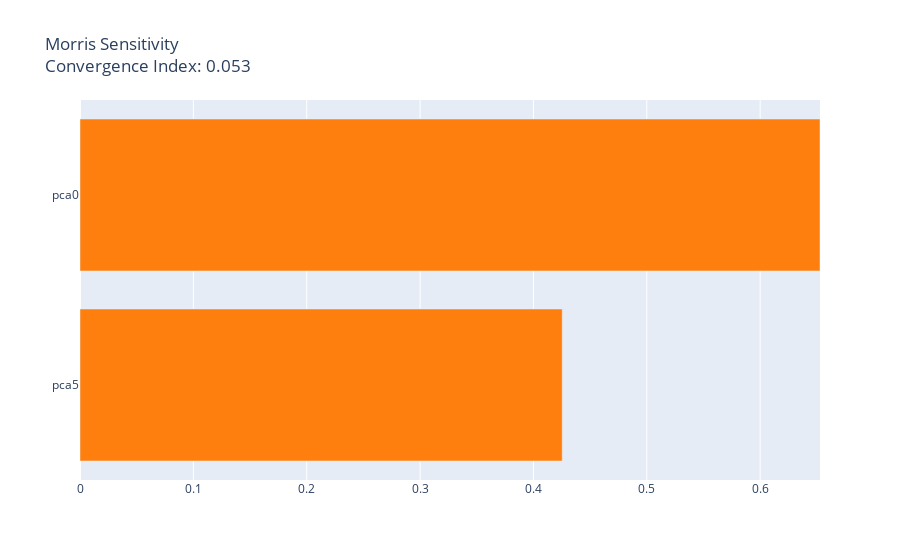

Source (notebook cell):
### Code cell
interpret_model(cat_tune, plot = 'msa')

### Figure 1 — Plotly figure (JSON) as saved in the notebook; plotly's stock layout.template omitted (floating-point values rounded to 4 significant figures)
{"data": [{"marker": {"color": ["#ff7f0e", "#ff7f0e"]}, "orientation": "h", "type": "bar", "x": [0.4254, 0.6528], "y": ["pca5", "pca0"]}], "layout": {"title": {"text": "Morris Sensitivity<br>Convergence Index: 0.053"}, "xaxis": {"range": [0, 0.6528], "title": {"text": ""}}, "yaxis": {"automargin": true, "dtick": 1, "title": {"text": ""}}}}
